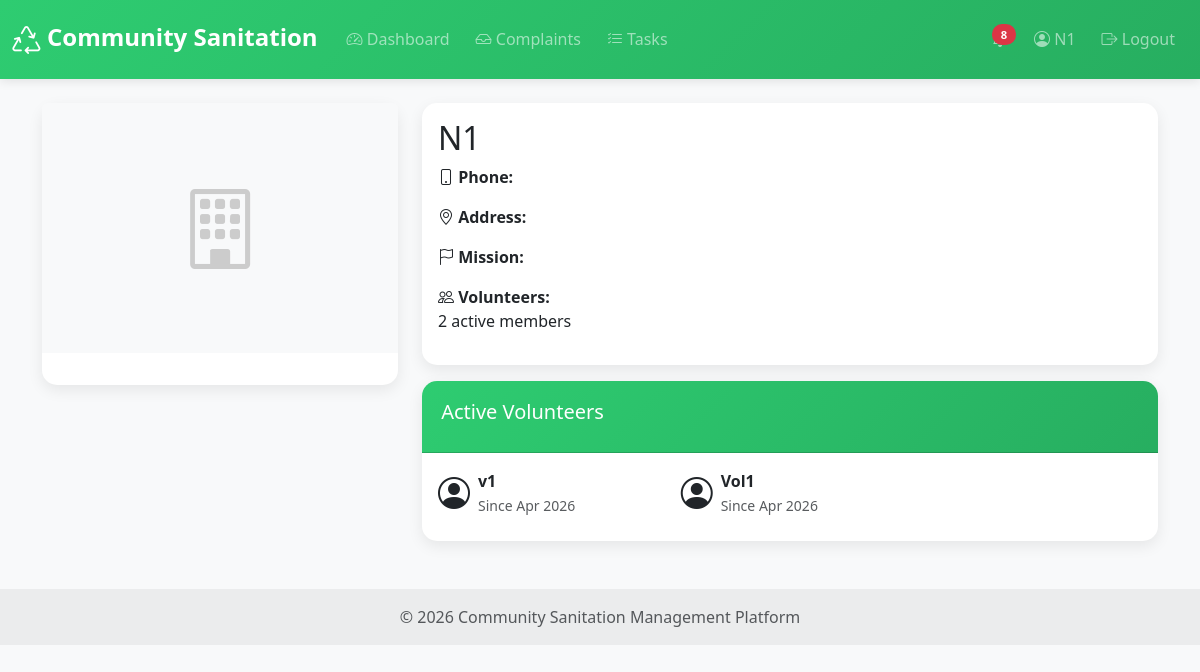
Screenshot of /ngos/1/ (signed in) with the database file from the repository.
### users/models.py (models this page shows, shortened)
class CustomUser(AbstractUser):
    ROLE_CHOICES = [
        ('VOLUNTEER', 'Volunteer'),
        ('NGO', 'NGO'),
        ('ADMIN', 'Admin'),
    ]
    role = models.CharField(max_length=10, choices=ROLE_CHOICES, default='VOLUNTEER')
    email = models.EmailField(unique=True)
    is_active = models.BooleanField(default=True)
    created_at = models.DateTimeField(auto_now_add=True)
    class Meta:
        verbose_name = 'User'
        verbose_name_plural = 'Users'
    def is_volunteer(self):
        return self.role == 'VOLUNTEER'
    def is_ngo(self):
        return self.role == 'NGO'

### ngos/models.py (models this page shows, shortened)
class NGOProfile(models.Model):
    user = models.OneToOneField(settings.AUTH_USER_MODEL, on_delete=models.CASCADE, related_name='ngo_profile')
    logo = models.ImageField(upload_to='profiles/ngos/', blank=True, null=True)
    organization_name = models.CharField(max_length=200)
    phone = models.CharField(max_length=15)
    address = models.TextField()
    mission = models.TextField(help_text='Your organization mission statement')
    description = models.TextField(blank=True)
    is_verified = models.BooleanField(default=False, help_text='NGO must be verified by admin before accessing dashboard')
    created_at = models.DateTimeField(auto_now_add=True)
    updated_at = models.DateTimeField(auto_now=True)

class Membership(models.Model):
    STATUS_CHOICES = [
        ('PENDING', 'Pending'),
        ('APPROVED', 'Approved'),
        ('REJECTED', 'Rejected'),
        ('REMOVED', 'Removed'),
    ]
    volunteer = models.ForeignKey(settings.AUTH_USER_MODEL, on_delete=models.CASCADE, related_name='memberships')
    ngo = models.ForeignKey(NGOProfile, on_delete=models.CASCADE, related_name='memberships')
    status = models.CharField(max_length=10, choices=STATUS_CHOICES, default='PENDING')
    created_at = models.DateTimeField(auto_now_add=True)
    updated_at = models.DateTimeField(auto_now=True)
    class Meta:
        unique_together = ['volunteer', 'ngo']
        ordering = ['-created_at']

### ngos/views.py (the view)
# urls.py: path('<int:ngo_id>/', views.ngo_detail, name='ngo_detail'),
@login_required
def ngo_detail(request, ngo_id):
    ngo = get_object_or_404(NGOProfile, id=ngo_id)
    membership = None
    if request.user.is_volunteer():
        try:
            membership = Membership.objects.get(volunteer=request.user, ngo=ngo)
        except Membership.DoesNotExist:
            pass
    approved_volunteers = Membership.objects.filter(ngo=ngo, status='APPROVED').select_related('volunteer')
    context = {
        'ngo': ngo,
        'membership': membership,
        'approved_volunteers': approved_volunteers,
    }
    return render(request, 'ngos/ngo_detail.html', context)

### templates/ngos/ngo_detail.html (shortened to what this page needs)
{% extends 'base.html' %}
{% block content %}
<div class="row">
    <div class="col-md-4">
        <div class="card">
            {% if ngo.logo %}
            <img src="{{ ngo.logo.url }}" class="card-img-top" alt="{{ ngo.organization_name }}">
            {% else %}
            <div class="card-img-top bg-light d-flex align-items-center justify-content-center" style="height: 250px;">
                <i class="bi bi-building" style="font-size: 5rem; color: #ccc;"></i>
            </div>
            {% endif %}
            <div class="card-body">
            </div>
        </div>
    </div>
    <div class="col-md-8">
        <div class="card">
            <div class="card-body">
                <h2>{{ ngo.organization_name }}</h2>
                <div class="mb-3">
                    <strong><i class="bi bi-phone"></i> Phone:</strong>
                </div>
                <div class="mb-3">
                    <strong><i class="bi bi-geo-alt"></i> Address:</strong>
                </div>
                <div class="mb-3">
                    <strong><i class="bi bi-flag"></i> Mission:</strong>
                </div>
                <div class="mb-3">
                    <strong><i class="bi bi-people"></i> Volunteers:</strong>
                    <p>{{ approved_volunteers.count }} active members</p>
                </div>
            </div>
        </div>
        {% if approved_volunteers %}
        <div class="card mt-3">
            <div class="card-header">
                <h5>Active Volunteers</h5>
            </div>
            <div class="card-body">
                <div class="row">
                    {% for membership in approved_volunteers %}
                    <div class="col-md-4 mb-2">
                        <div class="d-flex align-items-center">
                            <i class="bi bi-person-circle me-2" style="font-size: 2rem;"></i>
                            <div>
                                <strong>{{ membership.volunteer.username }}</strong>
                                <br><small class="text-muted">Since {{ membership.created_at|date:"M Y" }}</small>
                            </div>
                        </div>
                    </div>
                    {% endfor %}
                </div>
            </div>
        </div>
        {% endif %}
    </div>
</div>
{% endblock %}

### templates/base.html (shortened to what this page needs)
{% load static %}
<!DOCTYPE html>
<html lang="en">
<head>
    <link href="https://cdn.jsdelivr.net/npm/bootstrap@5.3.0/dist/css/bootstrap.min.css" rel="stylesheet">
    <link rel="stylesheet" href="https://cdn.jsdelivr.net/npm/bootstrap-icons@1.11.0/font/bootstrap-icons.css">
</head>
<body>
    <nav class="navbar navbar-expand-lg navbar-dark bg-primary">
        <div class="container-fluid">
            <a class="navbar-brand" href="{% if user.is_authenticated %}{% url 'users:dashboard' %}{% else %}{% url 'home' %}{% endif %}">
                <i class="bi bi-recycle"></i> Community Sanitation
            </a>
            {% if user.is_authenticated %}
            <div class="collapse navbar-collapse" id="navbarNav">
                <ul class="navbar-nav me-auto">
                    <li class="nav-item">
                        <a class="nav-link" href="{% url 'users:dashboard' %}">
                            <i class="bi bi-speedometer2"></i> Dashboard
                        </a>
                    </li>
                    {% if user.is_ngo %}
                    <li class="nav-item">
                        <a class="nav-link" href="{% url 'complaints:complaint_list' %}">
                            <i class="bi bi-inbox"></i> Complaints
                        </a>
                    </li>
                    <li class="nav-item">
                        <a class="nav-link" href="{% url 'tasks:task_list' %}">
                            <i class="bi bi-list-check"></i> Tasks
                        </a>
                    </li>
                    {% endif %}
                </ul>
                <ul class="navbar-nav">
                    <li class="nav-item position-relative">
                        <a class="nav-link" href="{% url 'notifications:notification_list' %}">
                            <span class="badge bg-danger notification-badge" id="notification-count"></span>
                        </a>
                    </li>
                    <li class="nav-item">
                        <a class="nav-link" href="{% url 'users:profile' %}">
                            <i class="bi bi-person-circle"></i> {{ user.username }}
                        </a>
                    </li>
                    <li class="nav-item">
                        <a class="nav-link" href="{% url 'users:logout' %}">
                            <i class="bi bi-box-arrow-right"></i> Logout
                        </a>
                    </li>
                </ul>
            </div>
            {% endif %}
        </div>
    </nav>
    <main class="container my-4">
        {% block content %}{% endblock %}
    </main>
    <footer class="bg-light text-center text-lg-start mt-5">
        <div class="text-center p-3" style="background-color: rgba(0, 0, 0, 0.05);">
            <p class="text-muted mb-0">
                © 2026 Community Sanitation Management Platform
            </p>
        </div>
    </footer>
</body>
</html>

### templates/base.html (style rules this page uses)
:root { --primary-color: #2ecc71; --secondary-color: #27ae60; --dark-color: #2c3e50; }
body { font-family: 'Segoe UI', Tahoma, Geneva, Verdana, sans-serif; background: #f8f9fa; }
.navbar { background: linear-gradient(135deg, var(--primary-color), var(--secondary-color)) !important; box-shadow: 0 2px 10px rgba(0,0,0,0.1); padding: 0.8rem 0; }
.navbar-brand { font-weight: 800; font-size: 1.5rem; transition: all 0.3s; }
.navbar-brand i { font-size: 1.8rem; vertical-align: middle; }
.nav-link { font-weight: 500; transition: all 0.3s; margin: 0 5px; border-radius: 5px; }
.notification-badge { position: absolute; top: 5px; right: 5px; font-size: 0.7rem; display: none; }
.card { border: none; border-radius: 15px; box-shadow: 0 5px 15px rgba(0,0,0,0.08); transition: all 0.3s; }
.card-header { background: linear-gradient(135deg, var(--primary-color), var(--secondary-color)); color: white; border-radius: 15px 15px 0 0 !important; padding: 1.2rem; font-weight: 700; }
.badge { border-radius: 10px; padding: 0.4em 0.8em; font-weight: 600; }
footer { margin-top: 80px; background: var(--dark-color); color: white; }
footer p { margin: 0; }

### rows the page displays
CustomUser: username "N1"
NGOProfile: organization_name "N1"
Membership: volunteer.username "v1", created_at "Apr 2026"
Membership: volunteer.username "Vol1", created_at "Apr 2026"

### other values shown
{{ approved_volunteers.count }} "2"
